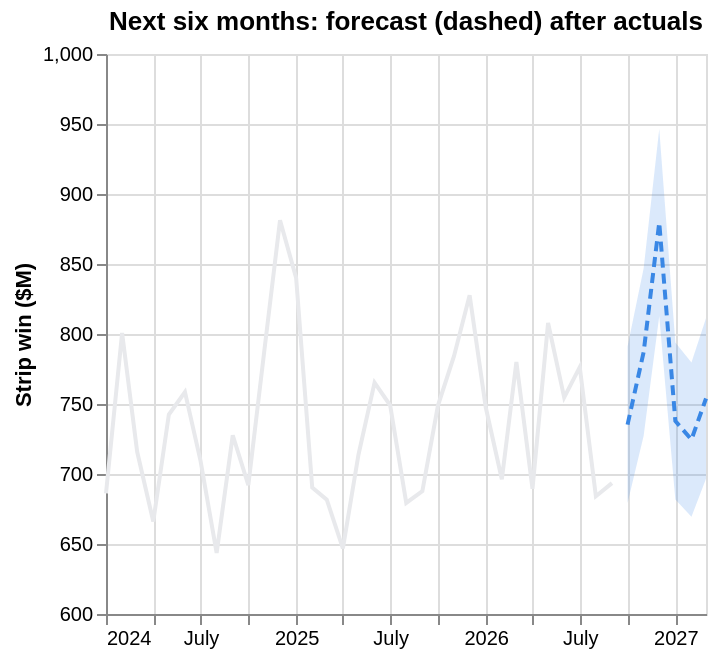

The cell this chart's notebook holds for it:
### Code cell
#| hide
#| caption: Holt-Winters refit on all data since 2022, forecasting six months ahead. The band is ± twice the typical holdout error, a rough guide rather than a formal interval.
hw_all = ExponentialSmoothing(s.total_win, trend="add", damped_trend=True, seasonal="mul", seasonal_periods=12).fit()
fc = hw_all.forecast(6)
err = float(score(s.total_win)["Holt-Winters"])
fdf = pd.DataFrame({"month": fc.index, "win_m": fc.values / 1e6})
fdf["lo"], fdf["hi"] = fdf.win_m * (1 - 2 * err), fdf.win_m * (1 + 2 * err)
hist = pd.DataFrame({"month": s.index, "win_m": s.total_win.values / 1e6})
hist = hist[hist.month >= "2024-01-01"]
band = alt.Chart(fdf).mark_area(color=BLUE, opacity=0.18).encode(x="month:T", y="lo:Q", y2="hi:Q")
actual = alt.Chart(hist).mark_line(color="#e8e9ec", strokeWidth=2).encode(
    x=alt.X("month:T", title=None), y=alt.Y("win_m:Q", title="Strip win ($M)", scale=alt.Scale(zero=False)),
    tooltip=[alt.Tooltip("month:T", format="%b %Y"), alt.Tooltip("win_m:Q", format=",.0f", title="Actual ($M)")])
pred = alt.Chart(fdf).mark_line(color=BLUE, strokeWidth=2, strokeDash=[5, 3]).encode(
    x="month:T", y="win_m:Q",
    tooltip=[alt.Tooltip("month:T", format="%b %Y"), alt.Tooltip("win_m:Q", format=",.0f", title="Forecast ($M)"),
             alt.Tooltip("lo:Q", format=",.0f", title="Low"), alt.Tooltip("hi:Q", format=",.0f", title="High")])
(band + actual + pred).properties(title="Next six months: forecast (dashed) after actuals", height=280)

### Figure 1 — Vega-Lite specification as saved in the notebook (floating-point values rounded to 4 significant figures)
{"config": {"view": {"continuousWidth": 300, "continuousHeight": 300}}, "layer": [{"data": {"name": "data-e88f476f6f7199f28a3923a2f400f23d"}, "mark": {"type": "area", "color": "#3987e5", "opacity": 0.18}, "encoding": {"x": {"field": "month", "type": "temporal"}, "y": {"field": "lo", "type": "quantitative"}, "y2": {"field": "hi"}}}, {"data": {"name": "data-913653cb202ec9c22b265d48e1fda85c"}, "mark": {"type": "line", "color": "#e8e9ec", "strokeWidth": 2}, "encoding": {"tooltip": [{"field": "month", "format": "%b %Y", "type": "temporal"}, {"field": "win_m", "format": ",.0f", "title": "Actual ($M)", "type": "quantitative"}], "x": {"field": "month", "title": null, "type": "temporal"}, "y": {"field": "win_m", "scale": {"zero": false}, "title": "Strip win ($M)", "type": "quantitative"}}}, {"data": {"name": "data-e88f476f6f7199f28a3923a2f400f23d"}, "mark": {"type": "line", "color": "#3987e5", "strokeDash": [5, 3], "strokeWidth": 2}, "encoding": {"tooltip": [{"field": "month", "format": "%b %Y", "type": "temporal"}, {"field": "win_m", "format": ",.0f", "title": "Forecast ($M)", "type": "quantitative"}, {"field": "lo", "format": ",.0f", "title": "Low", "type": "quantitative"}, {"field": "hi", "format": ",.0f", "title": "High", "type": "quantitative"}], "x": {"field": "month", "type": "temporal"}, "y": {"field": "win_m", "type": "quantitative"}}}], "height": 280, "title": "Next six months: forecast (dashed) after actuals", "$schema": "https://vega.github.io/schema/vega-lite/v6.4.1.json", "datasets": {"data-e88f476f6f7199f28a3923a2f400f23d": [{"month": "2026-10-01T00:00:00", "win_m": 735.3, "lo": 679.4, "hi": 791.1}, {"month": "2026-11-01T00:00:00", "win_m": 787.1, "lo": 727.3, "hi": 847.0}, {"month": "2026-12-01T00:00:00", "win_m": 879.6, "lo": 812.7, "hi": 946.5}, {"month": "2027-01-01T00:00:00", "win_m": 737.8, "lo": 681.7, "hi": 793.9}, {"month": "2027-02-01T00:00:00", "win_m": 724.6, "lo": 669.5, "hi": 779.7}, {"month": "2027-03-01T00:00:00", "win_m": 753.9, "lo": 696.6, "hi": 811.2}], "data-913653cb202ec9c22b265d48e1fda85c": [{"month": "2024-01-01T00:00:00", "win_m": 686.2}, {"month": "2024-02-01T00:00:00", "win_m": 800.7}, {"month": "2024-03-01T00:00:00", "win_m": 715.9}, {"month": "2024-04-01T00:00:00", "win_m": 666.1}, {"month": "2024-05-01T00:00:00", "win_m": 742.5}, {"month": "2024-06-01T00:00:00", "win_m": 758.6}, {"month": "2024-07-01T00:00:00", "win_m": 709.3}, {"month": "2024-08-01T00:00:00", "win_m": 643.7}, {"month": "2024-09-01T00:00:00", "win_m": 727.7}, {"month": "2024-10-01T00:00:00", "win_m": 692.1}, {"month": "2024-11-01T00:00:00", "win_m": 788.7}, {"month": "2024-12-01T00:00:00", "win_m": 881.3}, {"month": "2025-01-01T00:00:00", "win_m": 840.1}, {"month": "2025-02-01T00:00:00", "win_m": 690.3}, {"month": "2025-03-01T00:00:00", "win_m": 681.7}, {"month": "2025-04-01T00:00:00", "win_m": 646.9}, {"month": "2025-05-01T00:00:00", "win_m": 713.8}, {"month": "2025-06-01T00:00:00", "win_m": 765.3}, {"month": "2025-07-01T00:00:00", "win_m": 749.1}, {"month": "2025-08-01T00:00:00", "win_m": 679.4}, {"month": "2025-09-01T00:00:00", "win_m": 687.8}, {"month": "2025-10-01T00:00:00", "win_m": 748.9}, {"month": "2025-11-01T00:00:00", "win_m": 784.3}, {"month": "2025-12-01T00:00:00", "win_m": 827.7}, {"month": "2026-01-01T00:00:00", "win_m": 747.7}, {"month": "2026-02-01T00:00:00", "win_m": 696.3}, {"month": "2026-03-01T00:00:00", "win_m": 780.0}, {"month": "2026-04-01T00:00:00", "win_m": 689.4}, {"month": "2026-05-01T00:00:00", "win_m": 807.9}, {"month": "2026-06-01T00:00:00", "win_m": 754.7}, {"month": "2026-07-01T00:00:00", "win_m": 776.3}, {"month": "2026-08-01T00:00:00", "win_m": 684.1}, {"month": "2026-09-01T00:00:00", "win_m": 693.5}]}}
